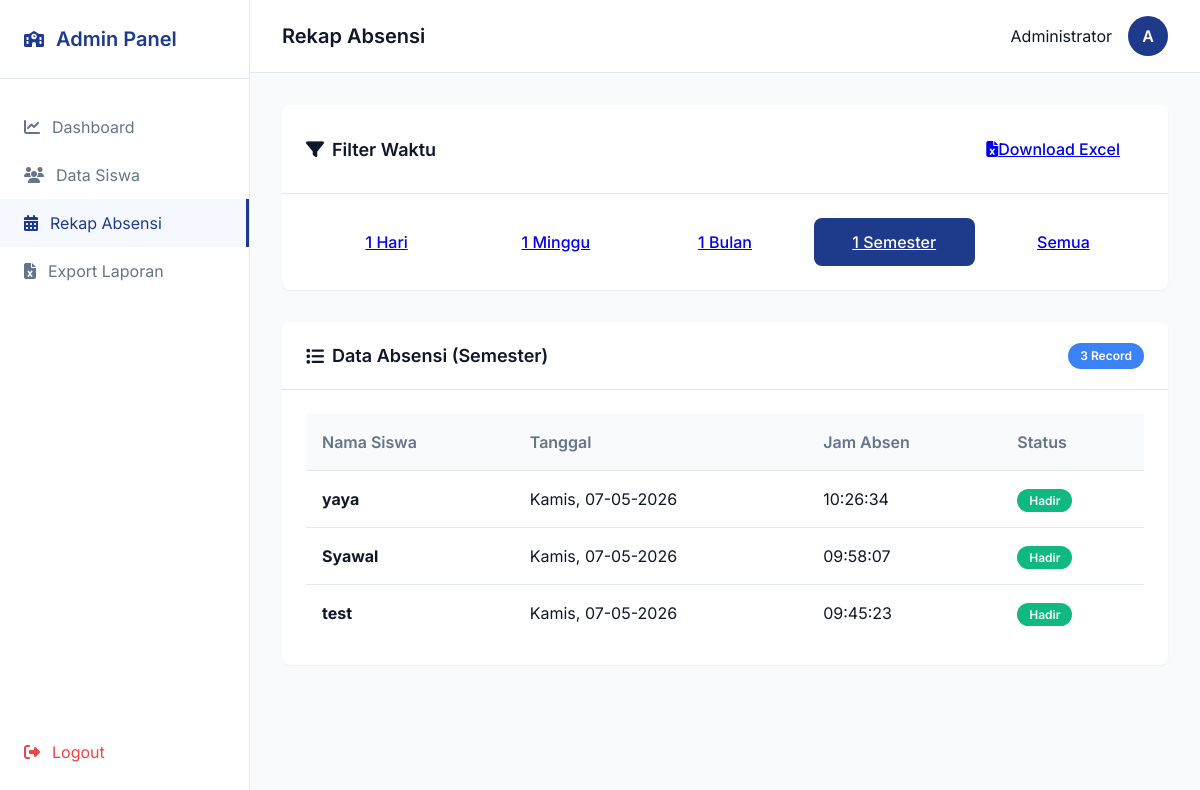
The page /admin/rekap?filter=semester (signed in) on the database as committed earlier.
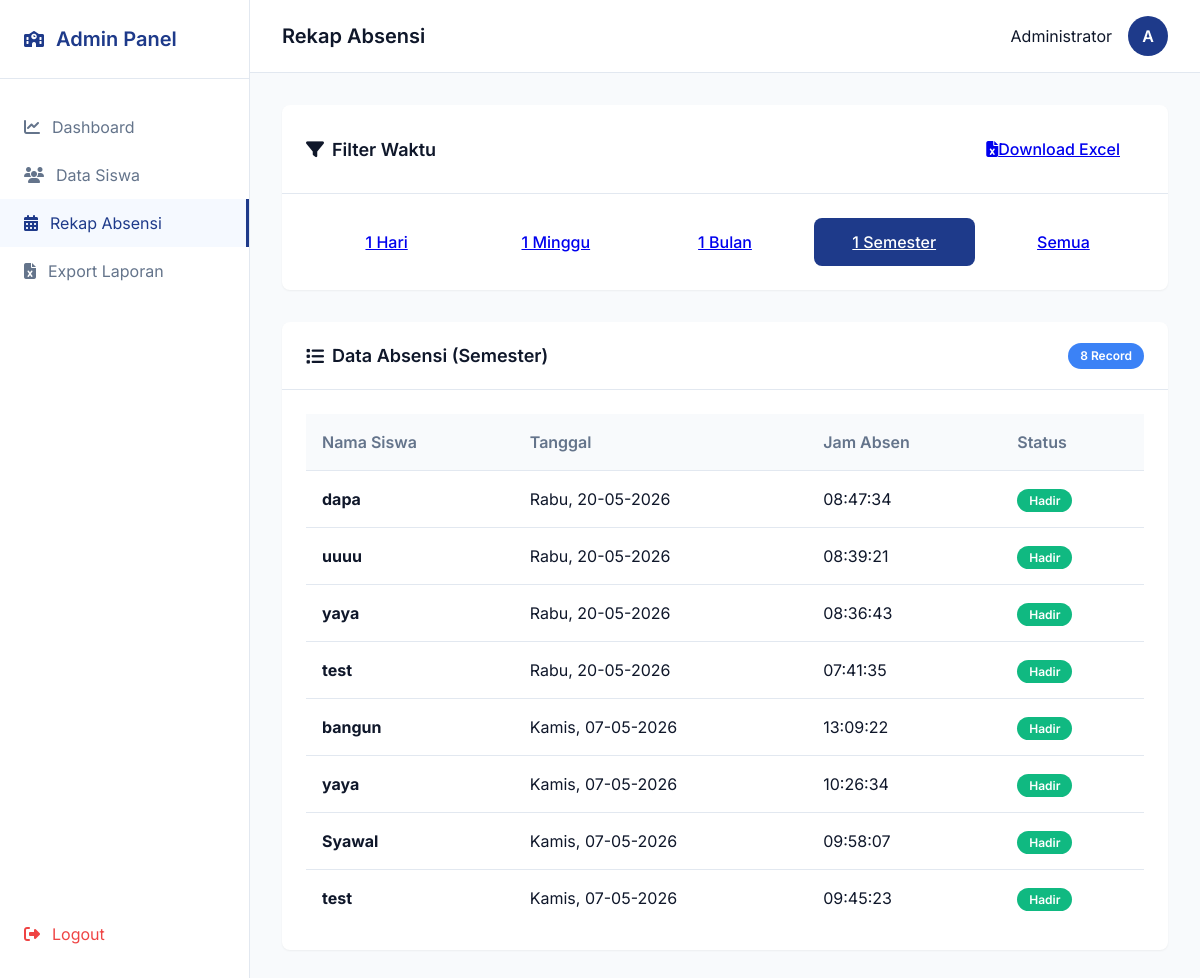
The same page on the database as committed later.
### models/attendance.py (models this page shows)
class Attendance(db.Model):
    __tablename__ = 'attendances'
    id = db.Column(db.Integer, primary_key=True)
    user_id = db.Column(db.Integer, db.ForeignKey('users.id'), nullable=False)
    tanggal = db.Column(db.Date, nullable=False)
    jam_absen = db.Column(db.Time, nullable=False)
    ip_address = db.Column(db.String(50), nullable=False)
    device_id = db.Column(db.String(255), nullable=False)
    browser_info = db.Column(db.String(255), nullable=False)
    session_token = db.Column(db.String(255), nullable=False)
    qr_token = db.Column(db.String(500), nullable=False)
    status_absen = db.Column(db.String(20), nullable=False, default='Hadir')
    created_at = db.Column(db.DateTime, default=get_wib_now)
    __table_args__ = (
        UniqueConstraint('user_id', 'tanggal', name='_user_tanggal_uc'),
        UniqueConstraint('device_id', 'tanggal', name='_device_tanggal_uc'),
    )

### models/user.py (models this page shows)
class User(UserMixin, db.Model):
    __tablename__ = 'users'
    id = db.Column(db.Integer, primary_key=True)
    name = db.Column(db.String(100), nullable=False)
    email = db.Column(db.String(120), unique=True, nullable=False)
    password = db.Column(db.String(128), nullable=False)
    role = db.Column(db.String(20), nullable=False, default='user') # 'admin' or 'user'
    attendances = db.relationship('Attendance', backref='user', lazy=True)

### routes/admin.py (the view)
@admin_bp.route('/rekap')
@login_required
@admin_required
def rekap():
    filter_type = request.args.get('filter', 'hari')
    if filter_type not in ['hari', 'minggu', 'bulan', 'semester', 'semua']:
        filter_type = 'hari'
    attendances = get_filtered_attendances(filter_type)
    return render_template('admin/rekap.html', attendances=attendances, active_filter=filter_type, HARI_INDO=HARI_INDO)

### models/__init__.py (called while the page is built)
def get_wib_now():
    tz = pytz.timezone('Asia/Jakarta')
    return datetime.now(tz)

### templates/admin/rekap.html (shortened to what the changed rows need)
{% extends 'base.html' %}
{% block content %}
<div class="admin-layout">
    <aside class="sidebar">
        <div class="sidebar-header">
            <h2>Admin Panel</h2>
        </div>
    </aside>
    <main class="main-content">
        <header class="topbar">
            <h1>Rekap Absensi</h1>
        </header>
        <div class="dashboard-content" style="grid-template-columns: 1fr;">
            <div class="card mb-4">
                <div class="card-header" style="display: flex; justify-content: space-between; align-items: center; flex-wrap: wrap; gap: 1rem;">
                    <h2><i class="fas fa-filter"></i> Filter Waktu</h2>
                </div>
            </div>
            <div class="card">
                <div class="card-header">
                    <h2><i class="fas fa-list"></i> Data Absensi ({{ active_filter | capitalize }})</h2>
                    <span class="badge" style="background:var(--primary-light);color:white">{{ attendances|length }} Record</span>
                </div>
                <div class="card-body">
                    <div class="table-responsive">
                        <table class="table">
                            <thead>
                                <tr>
                                    <th>Nama Siswa</th>
                                    <th>Tanggal</th>
                                    <th>Jam Absen</th>
                                    <th>Status</th>
                                </tr>
                            </thead>
                            <tbody>
                                {% for a in attendances %}
                                <tr>
                                    <td><strong>{{ a.user.name }}</strong></td>
                                    <td>{{ HARI_INDO[a.tanggal.weekday()] }}, {{ a.tanggal.strftime('%d-%m-%Y') }}</td>
                                    <td>{{ a.jam_absen.strftime('%H:%M:%S') }}</td>
                                    <td>
                                        <span class="badge" style="background: var(--success); color: white;">
                                            {{ a.status_absen }}
                                        </span>
                                    </td>
                                </tr>
                                {% else %}
                                <tr>
                                    <td colspan="4" class="text-center text-muted">Tidak ada data absensi untuk rentang waktu ini.</td>
                                </tr>
                                {% endfor %}
                            </tbody>
                        </table>
                    </div>
                </div>
            </div>
        </div>
    </main>
</div>
{% endblock %}

Rows that differ between the two databases and show on the page:
added Attendance: user.name "dapa", tanggal "Rabu", tanggal "20-05-2026", jam_absen "08:47:34", status_absen "Hadir"
added Attendance: user.name "uuuu", tanggal "Rabu", tanggal "20-05-2026", jam_absen "08:39:21", status_absen "Hadir"
added Attendance: user.name "yaya", tanggal "Rabu", tanggal "20-05-2026", jam_absen "08:36:43", status_absen "Hadir"
added Attendance: user.name "test", tanggal "Rabu", tanggal "20-05-2026", jam_absen "07:41:35", status_absen "Hadir"
added Attendance: user.name "bangun", tanggal "Kamis", tanggal "07-05-2026", jam_absen "13:09:22", status_absen "Hadir"
Other text that changed with them:
{{ attendances|length }}: "3" → "8"
